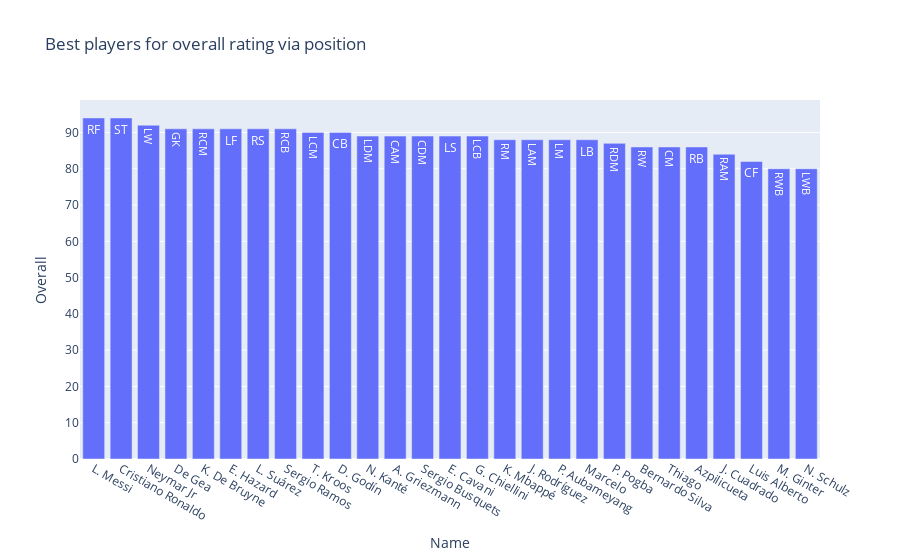

The code cell stored with this chart in its notebook:
### Markdown cell above
## Best players for each position via overall rating.

- 'Name' - football players name.
- 'overall rating' - players rating given in numerical value.
- 'position' - players playing position on ground.
- 'ID' - unique id of each player.

### Code cell
#read 2 columns from the dataset
best_player = data.filter(['ID','Name','Position','Overall'])
#checking null values
best_player.isnull().sum()
#drop null values
best_player.dropna(inplace=True)
#check duplicate values in column ID
duplicate = best_player[best_player.duplicated('ID')]
#create a new column and rank the values of 'overall' column
best_player['rank_overall'] = best_player.groupby(['Position'])['Overall'].rank(method='first',ascending=False).astype(np.int32)
#condition- read only rank 1 rows
best_player = best_player[best_player.rank_overall==1]
#create bar graph to compare best players on diff positions 
fig = px.bar(data_frame=best_player, x='Name', y='Overall',
            text="Position",labels={'x': 'Player Name', 'y': 'Overall rating'},title='Best players for overall rating via position')
fig.update_traces(textposition='inside')
fig.show()

### Figure 1 — Plotly figure (JSON) as saved in the notebook; plotly's stock layout.template omitted (floating-point values rounded to 4 significant figures)
{"data": [{"alignmentgroup": "True", "hovertemplate": "Name=%{x}<br>Overall=%{y}<br>Position=%{text}<extra></extra>", "legendgroup": "", "marker": {"color": "#636efa"}, "name": "", "offsetgroup": "", "orientation": "v", "showlegend": false, "text": ["RF", "ST", "LW", "GK", "RCM", "LF", "RS", "RCB", "LCM", "CB", "LDM", "CAM", "CDM", "LS", "LCB", "RM", "LAM", "LM", "LB", "RDM", "RW", "CM", "RB", "RAM", "CF", "RWB", "LWB"], "textposition": "inside", "type": "bar", "x": ["L. Messi", "Cristiano Ronaldo", "Neymar Jr", "De Gea", "K. De Bruyne", "E. Hazard", "L. Suárez", "Sergio Ramos", "T. Kroos", "D. Godín", "N. Kanté", "A. Griezmann", "Sergio Busquets", "E. Cavani", "G. Chiellini", "K. Mbappé", "J. Rodríguez", "P. Aubameyang", "Marcelo", "P. Pogba", "Bernardo Silva", "Thiago", "Azpilicueta", "J. Cuadrado", "Luis Alberto", "M. Ginter", "N. Schulz"], "xaxis": "x", "y": [94, 94, 92, 91, 91, 91, 91, 91, 90, 90, 89, 89, 89, 89, 89, 88, 88, 88, 88, 87, 86, 86, 86, 84, 82, 80, 80], "yaxis": "y"}], "layout": {"autosize": true, "barmode": "relative", "legend": {"tracegroupgap": 0}, "title": {"text": "Best players for overall rating via position"}, "xaxis": {"anchor": "y", "autorange": true, "domain": [0, 1], "range": [-0.5, 26.5], "title": {"text": "Name"}, "type": "category"}, "yaxis": {"anchor": "x", "autorange": true, "domain": [0, 1], "range": [0, 98.95], "title": {"text": "Overall"}, "type": "linear"}}}
